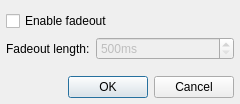
<?xml version="1.0" encoding="UTF-8"?>
<ui version="4.0">
 <class>SettingsDialog</class>
 <widget class="QDialog" name="SettingsDialog">
  <property name="geometry">
   <rect>
    <x>0</x>
    <y>0</y>
    <width>240</width>
    <height>104</height>
   </rect>
  </property>
  <property name="minimumSize">
   <size>
    <width>240</width>
    <height>104</height>
   </size>
  </property>
  <property name="maximumSize">
   <size>
    <width>240</width>
    <height>104</height>
   </size>
  </property>
  <property name="windowTitle">
   <string>GME Plugin Settings</string>
  </property>
  <layout class="QVBoxLayout" name="verticalLayout">
   <property name="leftMargin">
    <number>6</number>
   </property>
   <property name="rightMargin">
    <number>6</number>
   </property>
   <property name="bottomMargin">
    <number>6</number>
   </property>
   <item>
    <layout class="QFormLayout" name="formLayout">
     <property name="fieldGrowthPolicy">
      <enum>QFormLayout::AllNonFixedFieldsGrow</enum>
     </property>
     <item row="1" column="0">
      <widget class="QLabel" name="label">
       <property name="text">
        <string>Fadeout length:</string>
       </property>
      </widget>
     </item>
     <item row="1" column="1">
      <widget class="QSpinBox" name="fadeoutSpinBox">
       <property name="enabled">
        <bool>false</bool>
       </property>
       <property name="suffix">
        <string>ms</string>
       </property>
       <property name="minimum">
        <number>500</number>
       </property>
       <property name="maximum">
        <number>10000</number>
       </property>
      </widget>
     </item>
     <item row="0" column="0" colspan="2">
      <widget class="QCheckBox" name="fadeoutCheckBox">
       <property name="focusPolicy">
        <enum>Qt::NoFocus</enum>
       </property>
       <property name="text">
        <string>Enable fadeout</string>
       </property>
      </widget>
     </item>
    </layout>
   </item>
   <item>
    <widget class="QDialogButtonBox" name="buttonBox">
     <property name="orientation">
      <enum>Qt::Horizontal</enum>
     </property>
     <property name="standardButtons">
      <set>QDialogButtonBox::Cancel|QDialogButtonBox::Ok</set>
     </property>
    </widget>
   </item>
  </layout>
 </widget>
 <resources/>
 <connections>
  <connection>
   <sender>buttonBox</sender>
   <signal>accepted()</signal>
   <receiver>SettingsDialog</receiver>
   <slot>accept()</slot>
   <hints>
    <hint type="sourcelabel">
     <x>254</x>
     <y>101</y>
    </hint>
    <hint type="destinationlabel">
     <x>157</x>
     <y>274</y>
    </hint>
   </hints>
  </connection>
  <connection>
   <sender>buttonBox</sender>
   <signal>rejected()</signal>
   <receiver>SettingsDialog</receiver>
   <slot>reject()</slot>
   <hints>
    <hint type="sourcelabel">
     <x>322</x>
     <y>101</y>
    </hint>
    <hint type="destinationlabel">
     <x>286</x>
     <y>274</y>
    </hint>
   </hints>
  </connection>
  <connection>
   <sender>fadeoutCheckBox</sender>
   <signal>toggled(bool)</signal>
   <receiver>fadeoutSpinBox</receiver>
   <slot>setEnabled(bool)</slot>
   <hints>
    <hint type="sourcelabel">
     <x>83</x>
     <y>17</y>
    </hint>
    <hint type="destinationlabel">
     <x>149</x>
     <y>42</y>
    </hint>
   </hints>
  </connection>
 </connections>
</ui>
